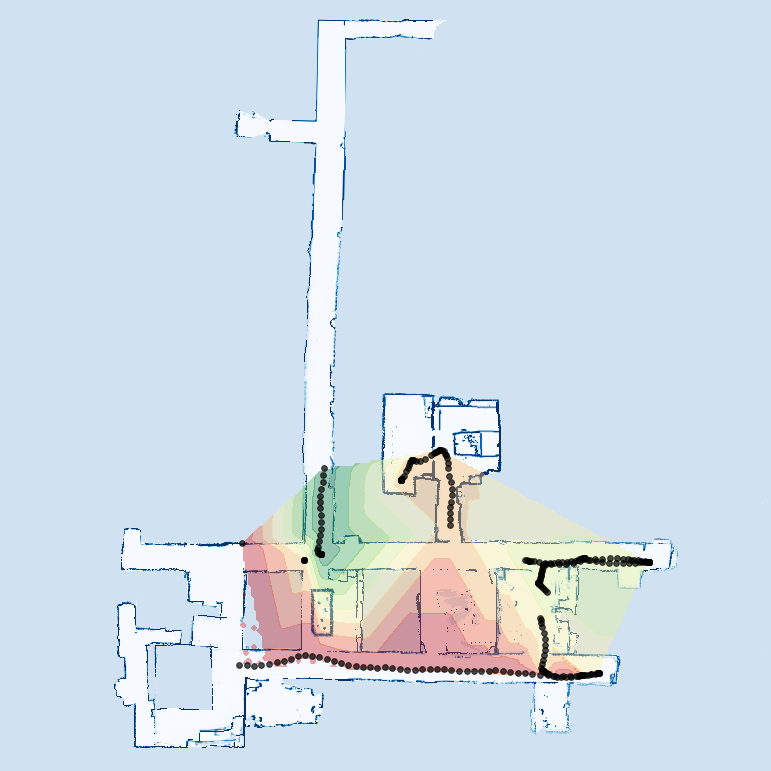

Recreate this plot in Python.
import argparse
import json
import matplotlib.pyplot as plt
import numpy as np
import re
from scipy.interpolate import griddata

def read_pgm(filename, byteorder='>'):
    """Return image data from a raw PGM file as numpy array.

    Format specification: http://netpbm.sourceforge.net/doc/pgm.html

    """
    with open(filename, 'rb') as f:
        buffer = f.read()
    try:
        header, width, height, maxval = re.search(
            b"(^P5\s(?:\s*#.*[\r\n])*"
            b"(\d+)\s(?:\s*#.*[\r\n])*"
            b"(\d+)\s(?:\s*#.*[\r\n])*"
            b"(\d+)\s(?:\s*#.*[\r\n]\s)*)", buffer).groups()
    except AttributeError:
        raise ValueError("Not a raw PGM file: '%s'" % filename)
    return np.frombuffer(buffer,
                            dtype='u1' if int(maxval) < 256 else byteorder+'u2',
                            count=int(width)*int(height),
                            offset=len(header)
                            ).reshape((int(height), int(width)))


def main(args):
    # settings
    fname = args.filename
    AP = args.AP
    contour_steps = 300

    lx = []
    ly = []
    llink = []
    with open(fname, "r") as read_file:
        data = json.load(read_file)
        for line in data:
            strens = [link['strength'] for link in line['strengths'] 
                            if link['SSID'] == AP]

            if len(strens) > 0:
                lx.append(line['x'])
                ly.append(line['y'])
                llink.append(max(strens))

        # for a square image both sizes must be equal
        minimum = min(lx) if min(lx) < min(ly) else min(ly)
        maximum = max(lx) if max(lx) > max(ly) else max(ly)
        if abs(minimum) > abs(maximum):
            maximum = -abs(minimum)
        else:
            minimum = -abs(maximum)

        lx = np.array(lx)
        ly = np.array(ly)
        llink = np.array(llink)


    #%%
    imgSize = [2048, 2048]
    imgResolution = 0.050000
    imgOrigin = [-39.400000, -30.250000, 0.000000]


    def meterToPixel(m):
        return m/imgResolution 

    def pixelToMeter(p):
        return p * imgResolution

    #  Map views always need a projection.  Here we just want to map image
    #  coordinates directly to map coordinates, so we create a projection that uses
    #  the image extent in pixels.
    origin = [imgOrigin[0], imgOrigin[1]]
    extent = [origin[0], pixelToMeter(imgSize[0]) + origin[0], origin[1], pixelToMeter(imgSize[1]) + origin[1]]
    fig = plt.figure(num=None, figsize=(20, 20))
    ax=fig.add_axes((0,0,1,1))

    plt.imshow(read_pgm('2.pgm'), extent=extent, cmap=plt.get_cmap('Blues_r'))

    xi = np.linspace(minimum, maximum, contour_steps)
    yi = np.linspace(minimum, maximum, contour_steps)
    zi = griddata((lx, ly), llink, (xi[None,:], yi[:,None]), method='linear')
    plt.contourf(xi, yi, zi, cmap="RdYlGn", vmin=np.nanmin(zi), vmax=np.nanmax(zi), alpha=.4)
    # plt.contourf(xi, yi, zi, cmap="RdYlGn", vmin=0., vmax=1., alpha=.4)
    plt.scatter(lx, ly, s=33, c='k', alpha=.7)
    ax.set_axis_off()
    plt.savefig('heatmap.png', transparent=True)



if __name__ == "__main__":
    parser = argparse.ArgumentParser(description='make heatmap from json')
    parser.add_argument('filename', type=str, help='json file to use for heatmap')
    parser.add_argument('AP', type=str, help='AP to use for heatmap')
    args = parser.parse_args()
    main(args)
